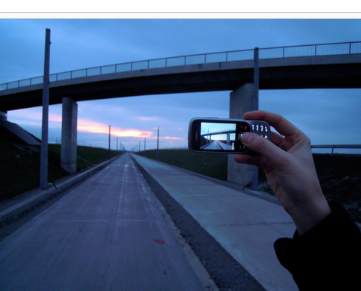
#> input picture lab_Task_of DIP/Coin.jpg, 361 x 291 px
$ jupyter execute 'Task 3 _Coin Image.ipynb'
#> lines starting #> are read from the running program, lines starting #| are printed output that depends on the picture; after the words box and inside, x2 and y2 are one past the last pixel; in counts of white or black regions, pixels touching at a corner belong together
#  Task: Display RGB Components, Grayscale, and Binary Image

###  Objective:
To read a colored image and:
- Display its **Red**, **Green**, and **Blue** components separately.
- Convert the image into **Grayscale**.
- Convert the Grayscale image into a **Binary** image.

###  Input Image:
**Filename:** `Coin.jpg`

###  Steps Involved:
1. Read the image using OpenCV.
2. Split it into RGB channels.
3. Convert the image into grayscale.
4. Apply thresholding to obtain the binary image.
5. Display all results using Matplotlib.

[cell 1]
import cv2
import matplotlib.pyplot as plt

[cell 2]
# Step 1: Read the colored image
img = cv2.imread('Coin.jpg')
#> img is the input picture: shape (291, 361, 3); mean B, G, R 122.7, 89, 66.7

[cell 3]
# Step 2: Convert from BGR (OpenCV default) to RGB for correct color display
img_rgb = cv2.cvtColor(img, cv2.COLOR_BGR2RGB)

[cell 4]
# Step 3: Split the image into Red, Green, and Blue components
R, G, B = cv2.split(img_rgb)
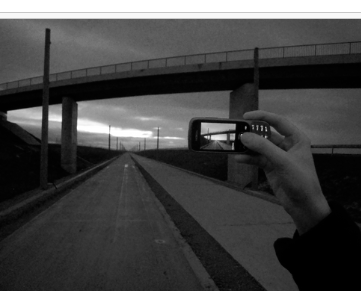
#> R: shape (291, 361); min 0, max 255, mean 66.7
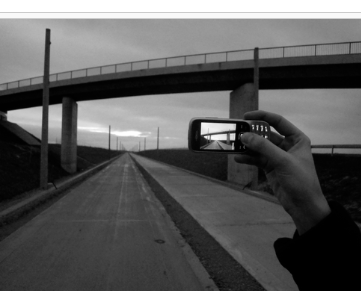
#> G: shape (291, 361); min 0, max 255, mean 89
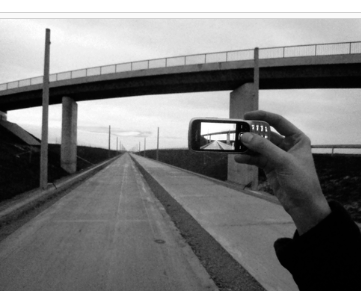
#> B: shape (291, 361); min 0, max 255, mean 122.7

[cell 5]
# Step 4: Convert the image to Grayscale
gray = cv2.cvtColor(img, cv2.COLOR_BGR2GRAY)

[cell 6]
# Step 5: Convert Grayscale to Binary (Thresholding)
_, binary = cv2.threshold(gray, 127, 255, cv2.THRESH_BINARY)
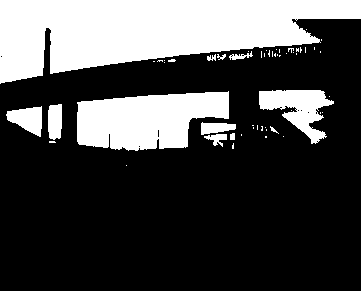
#> binary: shape (291, 361); 28.5% white; 55 white regions (43 under 20 px), largest, box (x1, y1, x2, y2) and area: (0, 0, 361, 84) 19309, (77, 91, 229, 151) 6670, (259, 90, 334, 144) 1976

[cell 7]
# Step 6: Display all results
plt.figure(figsize=(15,8))

plt.subplot(2,3,1)
plt.title("Original RGB Image")
plt.imshow(img_rgb)
plt.axis('off')

plt.subplot(2,3,2)
plt.title("Red Component")
plt.imshow(R, cmap='Reds')
plt.axis('off')

plt.subplot(2,3,3)
plt.title("Green Component")
plt.imshow(G, cmap='Greens')
plt.axis('off')

plt.subplot(2,3,4)
plt.title("Blue Component")
plt.imshow(B, cmap='Blues')
plt.axis('off')

plt.subplot(2,3,5)
plt.title("Grayscale Image")
plt.imshow(gray, cmap='gray')
plt.axis('off')

plt.subplot(2,3,6)
plt.title("Binary Image")
plt.imshow(binary, cmap='gray')
plt.axis('off')

plt.tight_layout()
plt.show()

$ run again, with lab_Task_of DIP/image Alpha.jpg copied over lab_Task_of DIP/Coin.jpg
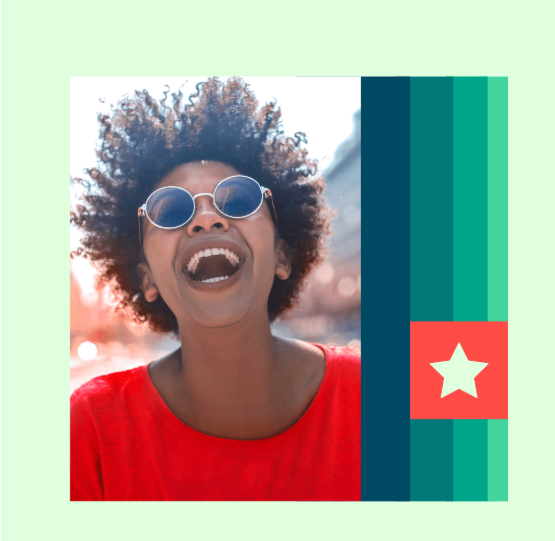
#> input picture lab_Task_of DIP/image Alpha.jpg, 555 x 541 px
#> img is the input picture: shape (541, 555, 3); mean B, G, R 154, 165.2, 163
#> `gray = cv2.cvtColor(img, cv2.COLOR_BGR2GRAY)`:
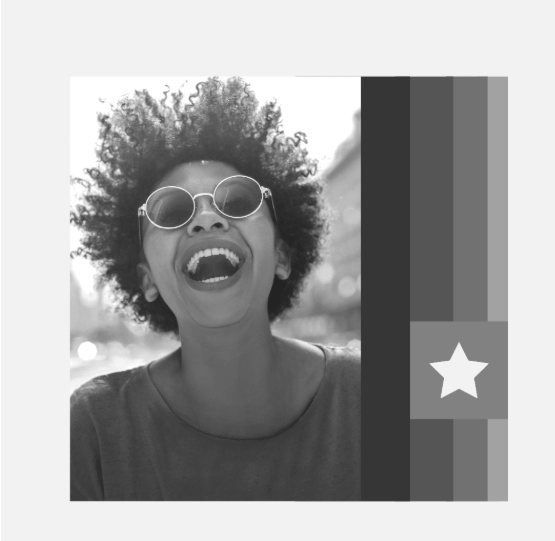
#> gray: shape (541, 555); min 35, max 255, mean 163.4
#> `_, binary = cv2.threshold(gray, 127, 255, cv2.THRESH_BINARY)`:
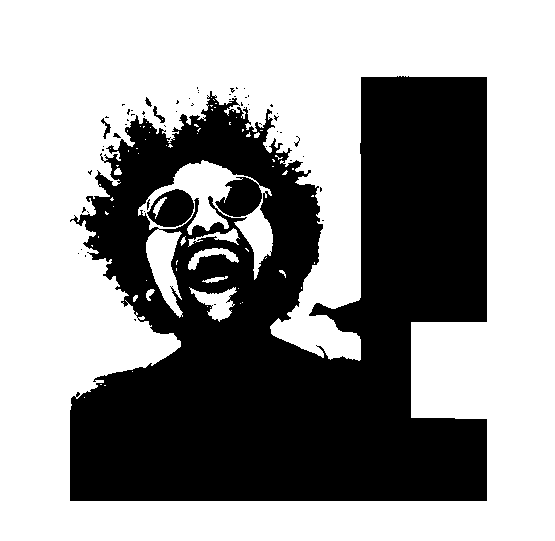
#> binary: shape (541, 555); 59.1% white; 59 black regions (52 under 20 px), largest, box (x1, y1, x2, y2) and area: (70, 76, 487, 501) 121200, (147, 189, 194, 227) 1185, (101, 118, 111, 139) 71
